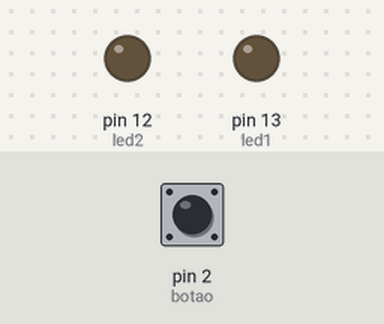
The sketch below on a simulated Arduino Uno, built with avr-gcc and run on an emulated ATmega328P. On the bench: output pins drawn as LEDs (lit = HIGH). The test bench sets the inputs (shaded band); at power-on: pin 2 (botao) HIGH.

Above: at 1.2 s.
1.3 s: pin 2 (botao) pulled LOW for 0.15 s
At 2.2 s:
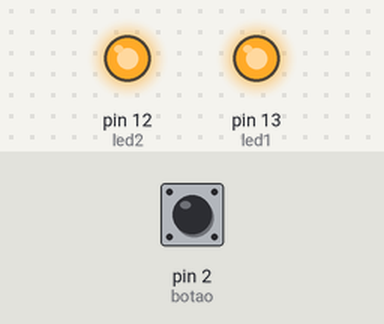
3.2 s: pin 2 (botao) pulled LOW for 1 s
At 3.4 s:
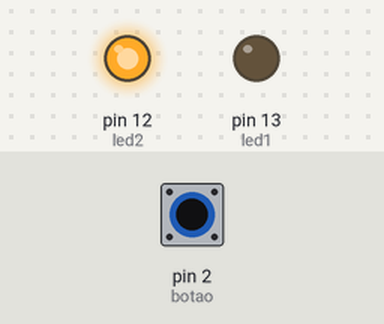
5.7 s: pin 2 (botao) pulled LOW for 3.2 s
At 5.9 s:
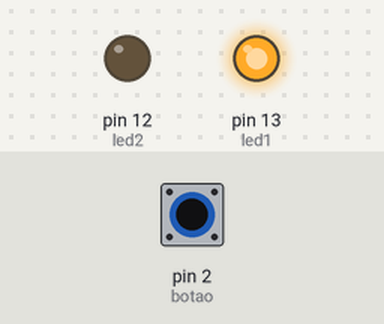
Timing chart, 0 to 8.7 s (numbered marks = the images above; inputs shaded):
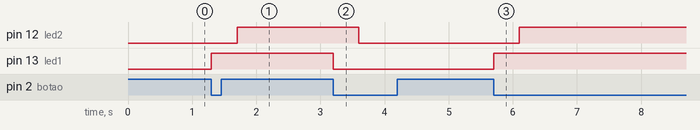

Measured:
- after the input at 1.3 s, pin 12 (led2): LOW → HIGH after 0.40 s; pin 13 (led1): LOW → HIGH at once
- after the input at 3.2 s, pin 12 (led2): HIGH → LOW after 0.40 s; pin 13 (led1): HIGH → LOW at once
- after the input at 5.7 s, pin 12 (led2): LOW → HIGH after 0.40 s; pin 13 (led1): LOW → HIGH at once

The sketch:

aula3.ino
```cpp
/*************************************************************

Paulo César & Nicolas Miquelasso

Aula 3 04/03/2026

**************************************************************/

//Denominar os pinos de ligação
#define led1 13
#define led2 12
#define botao 2

bool estadoLED = false;
bool botaoPressionado = false;

int tempo = 400;

// modo de ligação dos pinos
void setup() {
 pinMode(led1, OUTPUT);
 pinMode(led2, OUTPUT);
 pinMode(botao, INPUT_PULLUP);//RESISTÊNCIA INTERNA
}

//loop de programação lógica de funcionamento
void loop () {
  // lógica de leitura: o PUULUP pressionado retorna LOW
  bool leitura = digitalRead(botao);

//verifica se o botão foi apertado (transição de HIGH para LOW)
if (leitura == LOW && !botaoPressionado) {
  estadoLED = !estadoLED; //inverte o estado
  digitalWrite(led1, estadoLED);
  delay(tempo);
  digitalWrite(led2, estadoLED);
  delay(tempo);

  botaoPressionado = true; // marca que o botão ainda está pressionado
  delay(50); // respiro para evitar ruido (bouce)
}

//verifica se o botão foi solto para permitir novo click
if (leitura == HIGH && botaoPressionado ) {
  botaoPressionado = false;
}

}
```
